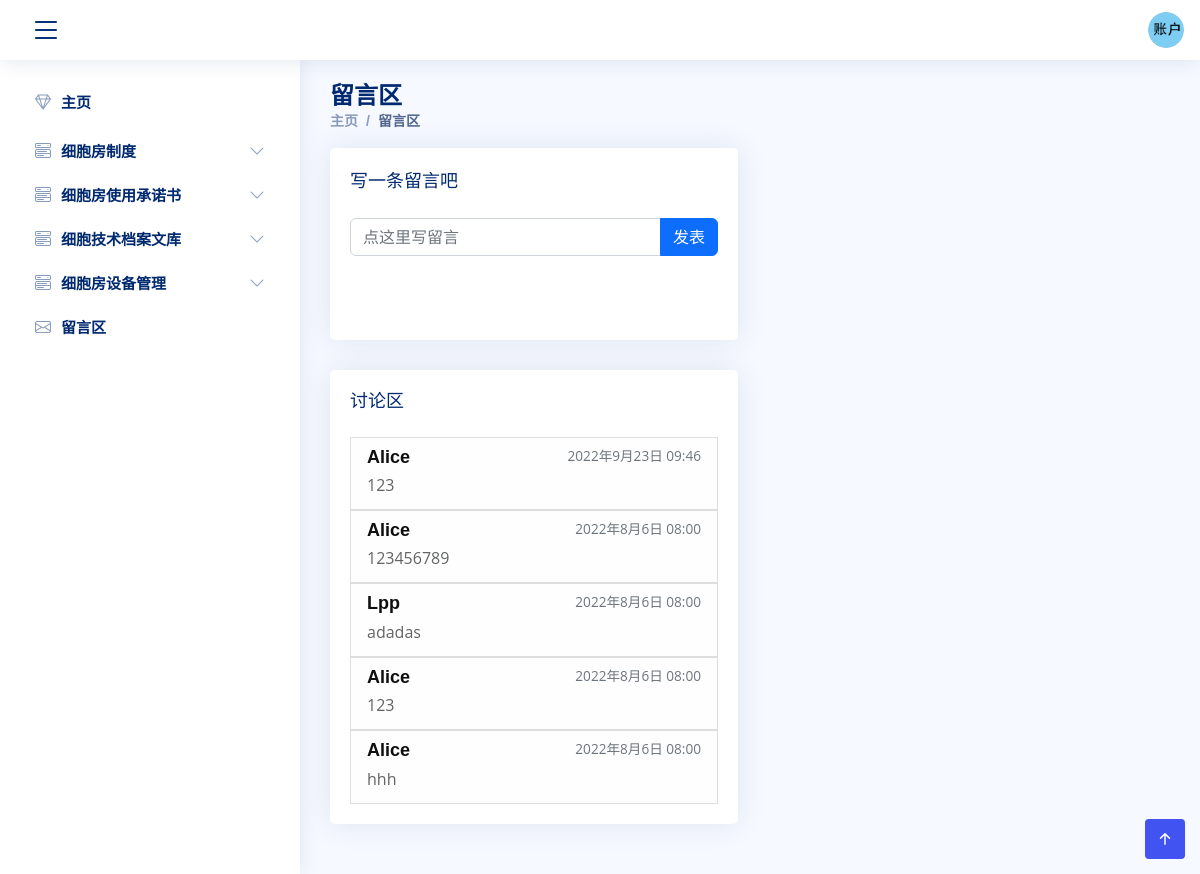
The app's page /comments/ (signed in), older data.
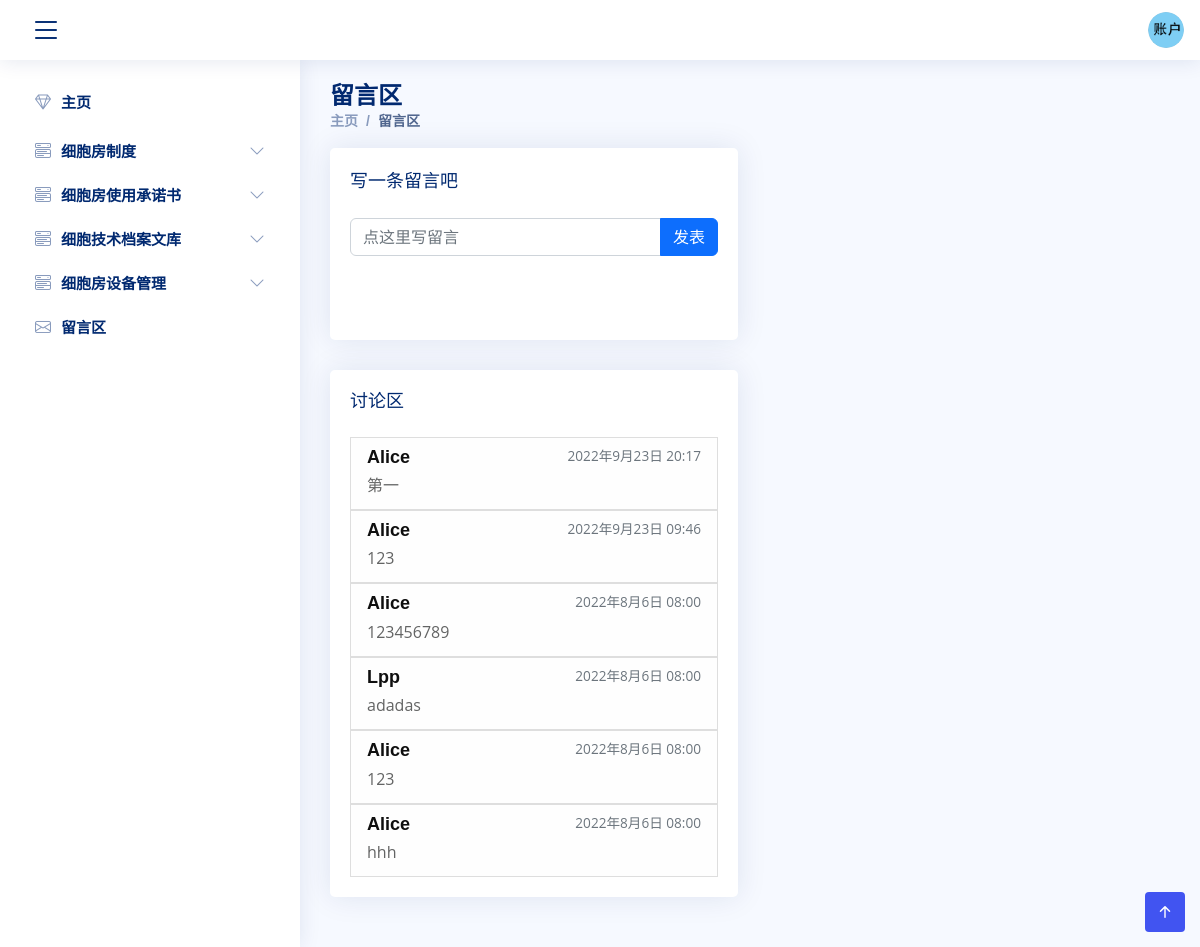
The same page, newer data.
### MainApp/models.py (models this page shows, shortened)
class UnitGroup(models.Model):
    name = models.CharField('名称', max_length=128)
    class Meta:
        verbose_name = '单元组'
        verbose_name_plural = verbose_name

class Comment(models.Model):
    user = models.ForeignKey(User, related_name='comment_user', on_delete=models.CASCADE)
    date = models.DateTimeField('留言日期', auto_now_add=True)
    text = models.TextField('留言内容')
    class Meta:
        verbose_name = '留言'
        verbose_name_plural = verbose_name
        ordering = ['user', '-date']

class User(models.Model):
    student_id = models.CharField('学号', max_length=256, unique=True)
    name = models.CharField('姓名', max_length=256)
    phone = models.CharField('电话号码', max_length=1024, unique=True)
    email = models.EmailField('邮箱', max_length=1024, unique=True)
    supervisor = models.CharField('导师', max_length=256)
    password = models.CharField('密码', max_length=1024)
    register_time = models.DateTimeField('注册时间', auto_now_add=True)
    class Meta:
        ordering = ["-register_time"]
        verbose_name = "用户"
        verbose_name_plural = verbose_name

### MainApp/views.py (the view, shortened to what this page needs)
# urls.py: path('comments/', views.comments, name='comments'),
def comments(request):
    if request.session.get('is_login', None) is not True:
        return redirect('MainApp:login')
    unit_groups = UnitGroup.objects.all()
    groups = []
    for group in unit_groups:
        groups.append({
            'group': group,
            'units': Unit.objects.filter(group=group)
        })
    user_name = request.session.get('user_name')
    user_id = request.session.get('user_id')
    user = User.objects.get(id=user_id)
    comment_list = Comment.objects.order_by('-date')
    return render(request, 'comments.html', locals())

### MainApp/templates/comments.html (shortened to what this page needs)
{% load static %}
<!DOCTYPE html>
<html lang="zh">
<head>
    <link href="https://cdn.bootcdn.net/ajax/libs/twitter-bootstrap/5.2.0/css/bootstrap.min.css" rel="stylesheet">
    <link href="{% static 'vendor/bootstrap-icons/bootstrap-icons.css' %}" rel="stylesheet">
    <link href="{% static 'css/style.css' %}" rel="stylesheet">
</head>
<body class>
{% include 'base.html' %}
<main id="main" class="main">
    <div class="pagetitle">
        <h1>留言区</h1>
        <nav>
            <ol class="breadcrumb">
                <li class="breadcrumb-item"><a href="{% url 'MainApp:index' %}">主页</a></li>
                <li class="breadcrumb-item active">留言区</li>
            </ol>
        </nav>
    </div>
    <section class="section">
        <div class="row">
            <div class="col-lg-6">
                <div class="card">
                    <div class="card-body">
                        <div class="card-title">写一条留言吧</div>
                        <form method="post">
                            <div class="row mb-5">
                                <div class="input-group mb-3">
                                    <input type="text" class="form-control" placeholder="点这里写留言"
                                           aria-label="comment"
                                           aria-describedby="basic-addon1" name="comment">
                                    <button type="submit" class="btn btn-primary">发表</button>
                                </div>
                            </div>
                        </form>
                    </div>
                </div>
                <div class="card">
                    <div class="card-body">
                        <h5 class="card-title">讨论区</h5>
                        <div class="list-group">
                            {% for comment in comment_list %}
                                {% if comment.user.name == user_name %}
                                    <a href="{% url 'MainApp:comment' comment_id=comment.id %}">
                                        <div class="list-group-item list-group-item-success"
                                             aria-current="true">
                                            <div class="d-flex w-100 justify-content-between">
                                                <h6 class="mb-1">{{ comment.user.name }}</h6>
                                                <small>{{ comment.date }}</small>
                                            </div>
                                            <p class="mb-1">{{ comment.text }}</p>
                                        </div>
                                    </a>
                                {% else %}
                                    <a href="{% url 'MainApp:comment' comment_id=comment.id %}">
                                        <div class="list-group-item list-group-item-light">
                                            <div class="d-flex w-100 justify-content-between">
                                                <h6 class="mb-1">{{ comment.user.name }}</h6>
                                                <small class="text-muted">{{ comment.date }}</small>
                                            </div>
                                            <p class="mb-1">{{ comment.text }}</p>
                                        </div>
                                    </a>
                                {% endif %}
                            {% endfor %}
                        </div>
                    </div>
                </div>
            </div>
        </div>
    </section>
</main>
{% include 'footer.html' %}
</body>
</html>

### MainApp/templates/base.html (shortened to what this page needs)
{% load static %}
<!DOCTYPE html>
<html lang="zh">
<header class="header fixed-top d-flex align-items-center">
    <div class="d-flex align-items-center justify-content-between">
        <i class="bi bi-list toggle-sidebar-btn"></i>
    </div>
    <nav class="header-nav ms-auto">
        <ul class="d-flex align-items-center">
            <li class="nav-item dropdown pe-3">
                <a class="nav-link nav-profile d-flex align-items-center pe-0" href="#" data-bs-toggle="dropdown"
                   aria-expanded="false">
                    <img src="{% static 'img/account.png' %}" alt="Profile" class="rounded-circle">
                </a>
            </li>
        </ul>
    </nav>
</header>
<aside class="sidebar" id="sidebar">
    <ul class="sidebar-nav" id="sidebar-nav">
        <li class="nav-item">
            <a class="nav-link collapsed" href="{% url 'MainApp:index' %}">
                <i class="bi bi-gem"></i>
                <span>主页</span>
            </a>
        </li>
        {% for item in groups %}
            <a class="nav-link collapsed" data-bs-target="#model{{ item.group.id }}" data-bs-toggle="collapse" href="#">
                <i class="bi bi-menu-button-wide"></i><span>{{ item.group.name }}</span><i
                    class="bi bi-chevron-down ms-auto"></i>
            </a>
        {% endfor %}
        <li class="nav-item">
            <a class="nav-link collapsed" href="{% url 'MainApp:comments' %}">
                <i class="bi bi-envelope"></i>
                <span>留言区</span>
            </a>
        </li>
    </ul>
</aside>
</html>

Row changes from the older to the newer data that the page shows:
added Comment: user.name "Alice", date "2022年9月23日 20:17", text "第一"
